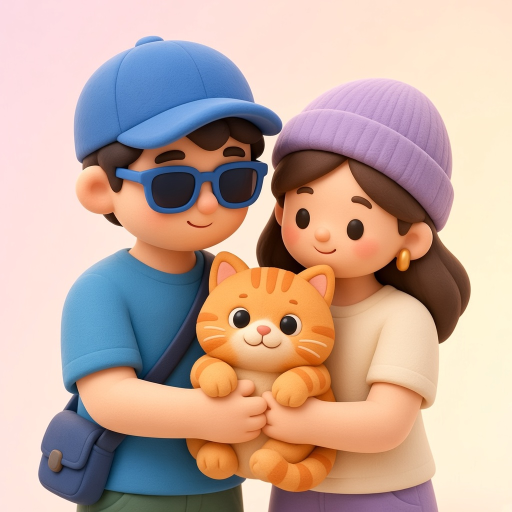
#> input picture miniprogram/assets/illus/card-meet.jpg, 1024 x 1024 px (shown at 1/2 size)
$ python cat_stylize.py ../miniprogram/assets/illus/card-meet.jpg ../miniprogram/assets/illus/card-room.jpg
#> lines starting #> are read from the running program, lines starting #| are printed output that depends on the picture
"""
小屋画风化（方案 A，不用 AI）：把抠好的真猫变成「扁平填色 + 暖墨描边」的涂鸦贴纸。
和 miniprogram/assets/art/*.svg 的小屋插画对齐：暖墨 #2b2622 描边、少量扁平色块。
保留真猫的毛色和花纹分布，所以卡通分身看起来还是「那一只」。

用法：
  在 rembg-server.py 里：POST /api/remove?style=doodle  → 返回画风化后的 PNG
  单独试效果：python scripts/cat_stylize.py 猫照片.jpg [输出目录]
"""
import sys
from pathlib import Path

import numpy as np
from PIL import Image, ImageFilter
from scipy import ndimage

INK = np.array([43, 38, 34], dtype=np.float32)  # 暖墨 #2b2622，与小屋插画描边一致
COLORS = 5            # 扁平色块数量：太少丢花纹，太多像照片
OUTLINE_RATIO = 0.022  # 外描边粗细 ≈ 短边的 2.2%（小屋插画约 2.7%）
INNER_LINE_DIFF = 95   # 相邻色块亮度差超过它才画内线（猫纹、眼睛）
SEG_SIDE = 170         # 在这个尺寸上分色：色块更大更整，像手绘平涂
DARK_PERCENT = 8       # 原图最暗的这部分（眼睛、瞳孔、深色条纹）单独描成暖墨，保住神态
MIN_REGION = 0.004     # 小于猫面积 0.4% 的碎色块并进周围


# [13 lines left out: functions _largest_solid, _smooth_mask, not called in this run]


def _disk(r):
    yy, xx = np.ogrid[-r : r + 1, -r : r + 1]
    return xx * xx + yy * yy <= r * r


# [117 lines left out: functions _flat_palette, stylize, not called in this run]


def _demo(src, out_dir):
    """本机试效果：rembg 抠图 → 画风化 → 拼一张对比图（原图 | 真猫 | 小屋画风放进小屋背景）"""
    import time

    from rembg import new_session, remove

    out_dir.mkdir(parents=True, exist_ok=True)
    photo = Image.open(src).convert("RGB")
#> photo is the input picture: PIL image 1024x1024 RGB; mean R, G, B 195.1, 168.4, 156.6
    photo.thumbnail((640, 640))
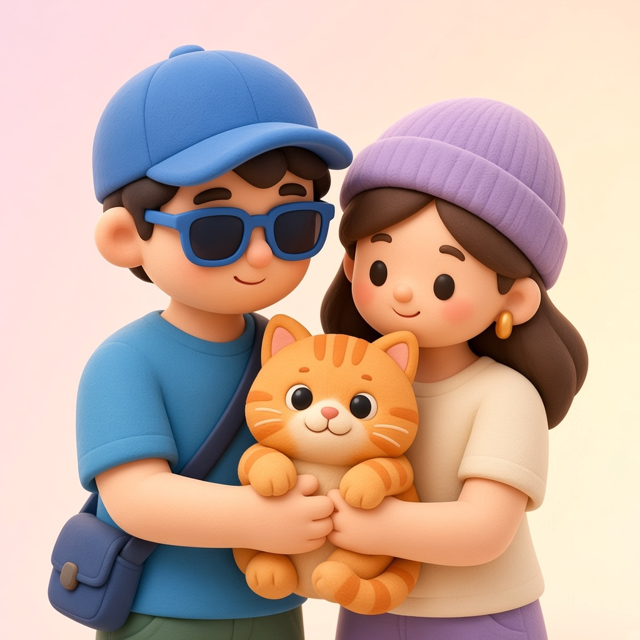
#> photo: PIL image 640x640 RGB; mean R, G, B 195.1, 168.4, 156.6
    cut = remove(photo, session=new_session("u2net"))
    t = time.time()
    doodle = stylize(np.asarray(cut.convert("RGBA")))
    ms = int((time.time() - t) * 1000)
    stem = Path(src).stem
    cut.save(out_dir / f"{stem}_cutout.png")
    doodle.save(out_dir / f"{stem}_doodle.png")

    # 对比图：小屋背景色取 constants/backgrounds.js 默认「青瓷小屋」
    cell = 360
    sheet = Image.new("RGB", (cell * 3 + 40, cell + 70), (251, 247, 240))
    room = Image.new("RGB", (cell, cell), (234, 243, 238))
    room.paste(Image.new("RGB", (cell, cell // 3), (203, 183, 154)), (0, cell - cell // 3))
    for i, im in enumerate([photo, cut, doodle]):
        tile = room.copy() if i == 2 else Image.new("RGB", (cell, cell), (255, 253, 249))
        fit = im.copy()
        fit.thumbnail((cell - 30, cell - 30))
        ox, oy = (cell - fit.width) // 2, (cell - fit.height) // 2
        if fit.mode == "RGBA":
            tile.paste(fit, (ox, oy), fit)
        else:
            tile.paste(fit, (ox, oy))
        sheet.paste(tile, (10 + i * (cell + 10), 10))
    sheet.save(out_dir / f"{stem}_compare.jpg", quality=92)
    print(f"{stem}: 画风化 {ms}ms → {out_dir}")
    return ms


if __name__ == "__main__":
    if len(sys.argv) < 2:
        print("用法：python scripts/cat_stylize.py 猫照片.jpg [输出目录]")
        sys.exit(1)
    target = Path(sys.argv[2]) if len(sys.argv) > 2 else Path(__file__).parent / ".rembg-out" / "stylize"
    for path in sys.argv[1:2]:
        _demo(path, target)
#> (the call stopped at in _demo, `cut = remove(photo, session=new_session("u2net"))`: rembg is not available in this run)

$ run again, on miniprogram/assets/illus/hero-globe-v2.jpg
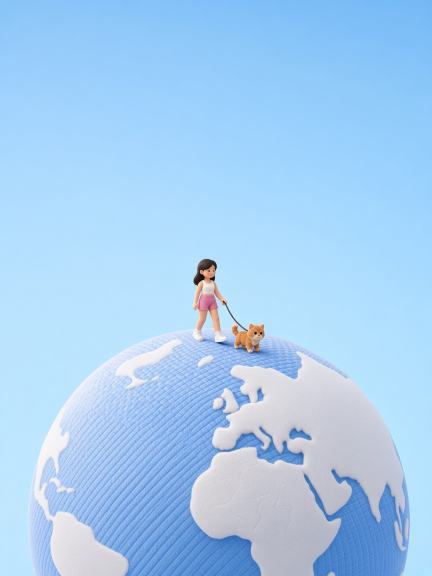
#> input picture miniprogram/assets/illus/hero-globe-v2.jpg, 864 x 1152 px (shown at 1/2 size)
#> in _demo, photo is the input picture: PIL image 864x1152 RGB; mean R, G, B 165.8, 205.9, 242
#> in _demo, `photo.thumbnail((640, 640))`:
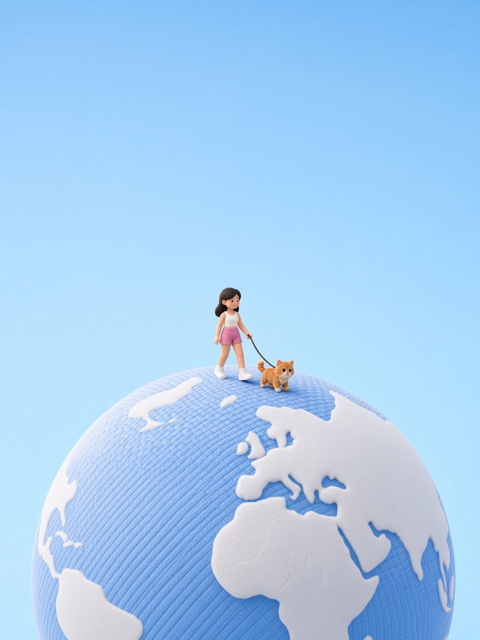
#> photo: PIL image 480x640 RGB; mean R, G, B 165.8, 205.9, 242
